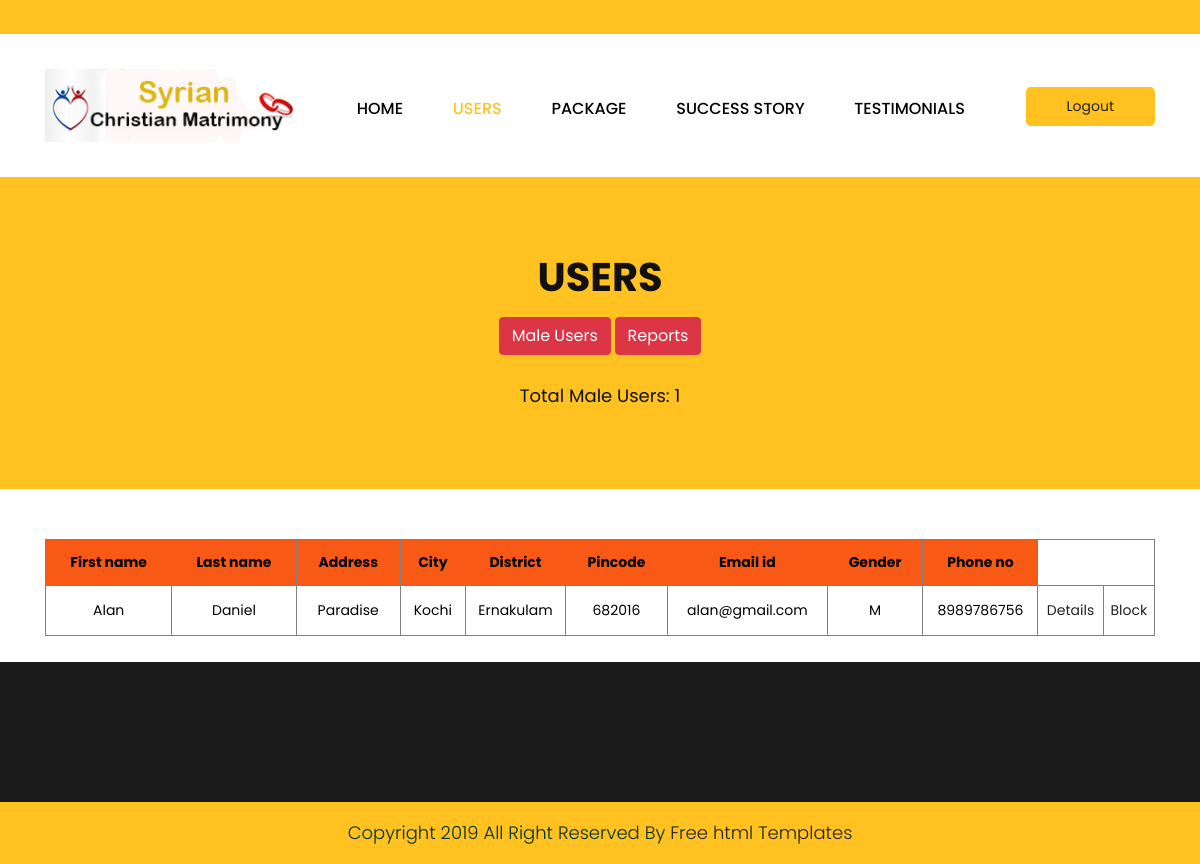
The page /viewuserm.php on the database its author committed.
### tables this page shows
CREATE TABLE `tbl_user` (
  `uid` int(20) NOT NULL AUTO_INCREMENT,
  `firstname` varchar(20) NOT NULL,
  `lastname` varchar(30) NOT NULL,
  `adress` varchar(100) NOT NULL,
  `city` varchar(50) NOT NULL,
  `district` varchar(30) NOT NULL,
  `pincode` int(10) NOT NULL,
  `emailid` varchar(50) NOT NULL,
  `gender` varchar(10) NOT NULL,
  `phoneno` varchar(12) NOT NULL,
  `pack` int(20) DEFAULT NULL,
  `edate` date DEFAULT NULL,
  `status` varchar(10) DEFAULT NULL,
  `img` varchar(100) DEFAULT NULL,
  `pstatus` varchar(20) DEFAULT NULL,
  PRIMARY KEY (`uid`)
);

### DatabaseCon.php (called while the page is built, shortened)
<?php
class DatabaseCon {
private $dbhost = 'localhost:3306';
private $dbuser = 'root';
private $dbpass = '';
private $db = 'matrimony';
private $conn;
   function __construct()
   		 {
      		$this->conn = mysqli_connect($this->dbhost, $this->dbuser, $this->dbpass, $this->db);
        }
   function selectData($str)
   {
   $retval=mysqli_query($this->conn,$str);
   return $retval;
   }
}
?>

### viewuserm.php (the view, shortened to what this page needs)
<!DOCTYPE html>
<html lang="en">
   <head>
      <link rel="stylesheet" href="css/bootstrap.min.css">
      <link rel="stylesheet" href="css/style.css">
      <link rel="stylesheet" href="css/responsive.css">
      <link rel="stylesheet" href="css/jquery.mCustomScrollbar.min.css">
      <link rel="stylesheet" href="https://netdna.bootstrapcdn.com/font-awesome/4.0.3/css/font-awesome.css">
      <link rel="stylesheet" href="https://cdnjs.cloudflare.com/ajax/libs/fancybox/2.1.5/jquery.fancybox.min.css" media="screen">
   </head>
   <body class="main-layout">
      <header>
         <div class="header">
            <div class="head_top">
               <div class="container">
                  <div class="row">
                    <div class="col-xl-6 col-lg-6 col-md-6 col-sm-12">
                  </div>
                  <div class="col-xl-6 col-lg-6 col-md-6 col-sm-12">
                       <div class="top-box">
                        <p>&nbsp;</p>
                    </div>
                  </div>
               </div>
            </div>
         </div>
         <div class="container">
            <div class="row">
               <div class="col-xl-3 col-lg-3 col-md-3 col-sm-3 col logo_section">
                  <div class="full">
                     <div class="center-desk">
                        <div class="logo"> <a href="index.html"><img src="images/logo.jpg" alt="logo"/></a> </div>
                     </div>
                  </div>
               </div>
               <div class="col-xl-7 col-lg-7 col-md-9 col-sm-9">
                  <div class="menu-area">
                     <div class="limit-box">
                        <nav class="main-menu">
                             <ul class="menu-area-main">
                              <li > <a href="adminhome.php">Home</a> </li>
								<li class="active"> <a href="viewuser.php">Users</a> </li>
						      <li> <a href="packages.php">Package</a> </li>
							   <li> <a href="viewstory.php">Success Story</a> </li>
							    <li> <a href="viewreview.php">Testimonials</a> </li>
                         </ul>
                        </nav>
                     </div>
                  </div>
               </div>
               <div class="col-xl-2 col-lg-2 col-md-2 col-sm-2">
           <li><a class="buy" href="index.php">Logout</a></li>
               </div>
            </div>
         </div>
      </header>
      <div class="brand_color">
        <div class="container">
            <div class="row">
                <div class="col-md-12">
                    <div class="titlepage">
                        <h2>Users</h2>
						<a href="viewuserm.php"><button class="btn btn-danger">Male Users</button></a>
						<a href="reports.php?pid=0"><button class="btn btn-danger">Reports</button></a>
												<?php
include('DatabaseCon.php');
$db=new DatabaseCon();
$s1="select count(*) as cnt from tbl_user where gender='M' and status='true'";
$rs1=$db->selectData($s1);
$row1=mysqli_fetch_array($rs1);
$cnt=$row1['cnt'];
?>
<h3><br/>Total Male Users: <?php echo $cnt;?></h3>
                    </div>
                </div>
            </div>
        </div>
    </div>
    <div class="contact">
        <div class="container">
            <div class="row">
                <div class="col-md-12">
<table border="1" style="color:black;width:100%;text-align:center;" >
<tr style="background-color:#F85A16;color:black;height:30px">
<th style="padding:10px;">First name</th>
<th style="padding:10px;">Last name</th>
<th style="padding:10px;">Address</th>
<th style="padding:10px;">City</th>
<th style="padding:10px;">District</th>
<th style="padding:10px;">Pincode</th>
<th style="padding:10px;">Email id</th>
<th style="padding:10px;">Gender</th>
<th style="padding:10px;">Phone no</th>
</tr>
<?php
$s="select*from tbl_user where gender='M' and status='true'";
$rs=$db->selectData($s);
while($row=mysqli_fetch_array($rs)){
?>
<tr style="height:50px;">
<td><?php echo $row['firstname'];?></td>
<td><?php echo $row['lastname'];?></td>
<td><?php echo $row['adress'];?></td>
<td><?php echo $row['city'];?></td>
<td><?php echo $row['district'];?></td>
<td><?php echo $row['pincode'];?></td>
<td><?php echo $row['emailid'];?></td>
<td><?php echo $row['gender'];?></td>
<td><?php echo $row['phoneno'];?></td>
<td><a href="details1.php?uid=<?php echo $row['uid'];?>">Details</a></td>
<td><a href="block.php?uid=<?php echo $row['uid'];?>">Block</a></td>
</tr>
<?php } ?>
</table>
<br/>
                </div>
            </div>
        </div>
    </div>
      <footr>
         <div class="footer">
            <div class="copyright">
               <p>Copyright 2019 All Right Reserved By <a href="https://html.design/">Free html Templates</a></p>
            </div>
      </div>
      </footr>
   </body>
</html>

### css/style.css (style rules this page uses)
* { box-sizing: border-box !important; }
html { scroll-behavior: smooth; }
body { color: #666666; font-size: 14px; font-family: 'poppins', sans-serif; line-height: 1.80857; font-weight: normal; overflow-x: hidden; }
a { color: #1f1f1f; text-decoration: none !important; outline: none !important; -webkit-transition: all .3s ease-in-out; -moz-transition: all .3s ease-in-out; -ms-transition: all .3s ease-in-out; -o-transition: all .3s ease-in-out; transition: all .3s ease-in-out; }
h1, h2, h3, h4, h5, h6 { letter-spacing: 0; font-weight: normal; position: relative; padding: 0 0 10px 0; font-weight: normal; line-height: normal; color: #111111; margin: 0 }
h2 { font-size: 22px }
h3 { font-size: 18px }
*, *::after, *::before { -webkit-box-sizing: border-box; -moz-box-sizing: border-box; box-sizing: border-box; }
ul, li, ol { margin: 0px; padding: 0px; list-style: none; }
p { margin: 0px; font-weight: 300; font-size: 15px; line-height: 24px; }
a { color: #222222; text-decoration: none; outline: none !important; }
a, .btn { text-decoration: none !important; outline: none !important; -webkit-transition: all .3s ease-in-out; -moz-transition: all .3s ease-in-out; -ms-transition: all .3s ease-in-out; -o-transition: all .3s ease-in-out; transition: all .3s ease-in-out; }
img { max-width: 100%; height: auto; }
button { border: 0; margin: 0; padding: 0; cursor: pointer; }
.full { float: left; width: 100%; }
.full { width: 100%; float: left; margin: 0; padding: 0; }
.logo_section { text-align: center; }
.logo { float: left; }
nav.main-menu { float: right; margin-left: 0; }
.menu-area-main li.active a { color: #ffc221; }
.main-menu { text-align: center; }
.main-menu ul { margin: 0; list-style-type: none; }
.main-menu ul>li { display: inline-block; position: relative; }
.main-menu ul>li a { padding: 30px 23px 0 23px; line-height: 20px; font-size: 16px; display: block; font-weight: 500; color: #010005; text-transform: uppercase; }
.main-menu ul li:last-child a { padding-right: 0; }
.main-menu ul li:first-child { margin-left: 0; }
.main-menu ul>li { position: inherit; display: inline-block; vertical-align: middle; }
.buy { background: #ffc221; padding: 7px 41px !important; margin-top: 18px; border-radius: 5px; display: inline-block; float: right; }
.head_top { background: #ffc221; margin-bottom: 35px; }
.top-box p { float: right; padding-top: 10px; color: #000; }
.header { background: #fff; padding-bottom: 35px; }
.logo a { font-size: 40px; font-weight: bold; text-transform: uppercase; color: #fff; line-height: 40px; }
.footer { background: #1b1b1b; padding-top: 70px; }
.contact { margin-top: 50px; }
.copyright { background-color: #ffc221; padding: 20px 0px; margin-top: 70px; }
.copyright p { color: #023023; font-size: 18px; line-height: 22px; text-align: center; }
.brand_color .titlepage h2 { font-weight: bold; font-size: 40px !important; text-transform: uppercase; }
.brand_color { background-color: #ffc221; }
.brand_color .titlepage { margin-top: 70px; padding-bottom: 70px; text-align: center; }

### rows shown on the page
tbl_user: firstname "Alan", lastname "Daniel", adress "Paradise", city "Kochi", district "Ernakulam", pincode "682016", emailid "alan@gmail.com", gender "M", phoneno "8989786756"

### other values the page prints
$cnt "1"
